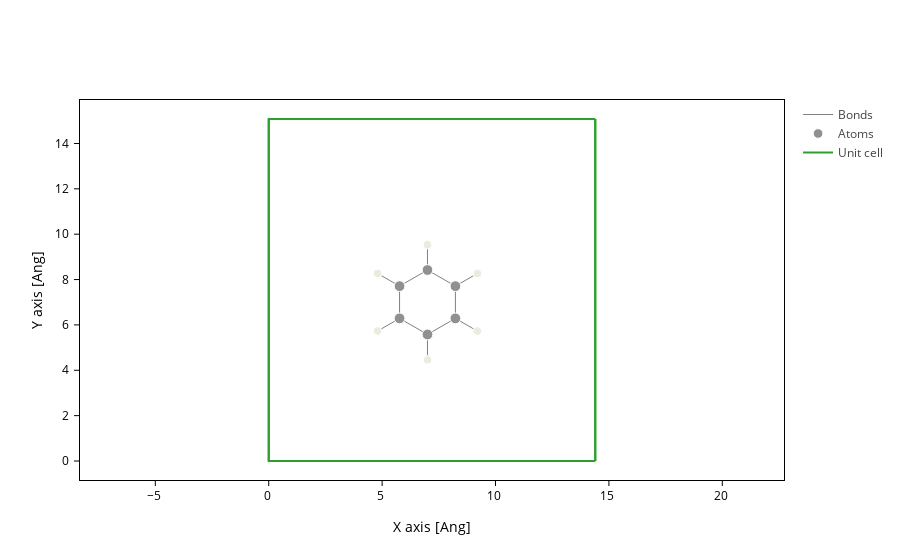

The cell this chart's notebook holds for it:
### Code cell
ben_centered.plot(axes="xy")

### Figure 1 — Plotly figure (JSON) as saved in the notebook; plotly's stock layout.template omitted (floating-point values rounded to 4 significant figures; data arrays with more than 128 entries replaced by an {"elided": "..."} marker saying what was removed)
{"data": [{"line": {"color": "gray", "width": 1}, "meta": {}, "mode": "lines", "name": "Bonds", "opacity": 1, "type": "scatter", "x": {"elided": "252 float values"}, "y": {"elided": "252 float values"}}, {"marker": {"color": ["#909090", "#EDEADE", "#909090", "#EDEADE", "#909090", "#EDEADE", "#909090", "#EDEADE", "#909090", "#EDEADE", "#909090", "#EDEADE"], "opacity": 1, "size": [10.72, 8.48, 10.72, 8.48, 10.72, 8.48, 10.72, 8.48, 10.72, 8.48, 10.72, 8.48]}, "meta": {}, "mode": "markers", "name": "Atoms", "opacity": 1, "type": "scatter", "x": [8.231, 9.199, 7.0, 7.0, 5.769, 4.801, 5.769, 4.801, 7.0, 7.0, 8.231, 9.199], "y": [7.711, 8.27, 8.421, 9.54, 7.711, 8.27, 6.289, 5.73, 5.579, 4.46, 6.289, 5.73]}, {"meta": {}, "mode": "lines", "name": "Unit cell", "type": "scatter", "x": [0.0, 0.0, 14.4, 14.4, 0.0, 0.0, NaN, 0.0, 0.0, 0.0, 14.4, 14.4, 0.0, NaN, 14.4, 14.4, NaN, 14.4, 14.4], "y": [0.0, 15.08, 15.08, 15.08, 15.08, 15.08, NaN, 15.08, 0.0, 0.0, 0.0, 0.0, 0.0, NaN, 15.08, 0.0, NaN, 15.08, 0.0]}], "layout": {"autosize": true, "scene": {"aspectmode": "data", "xaxis": {"title": {"text": "X axis [Ang]"}}, "yaxis": {"title": {"text": "Y axis [Ang]"}}}, "xaxis": {"autorange": true, "domain": [0, 1], "range": [-17.89, 32.29], "scaleanchor": "y", "scaleratio": 1, "title": {"text": "X axis [Ang]"}, "type": "linear"}, "yaxis": {"autorange": true, "domain": [0, 1], "range": [-0.8378, 15.92], "title": {"text": "Y axis [Ang]"}, "type": "linear"}}}
